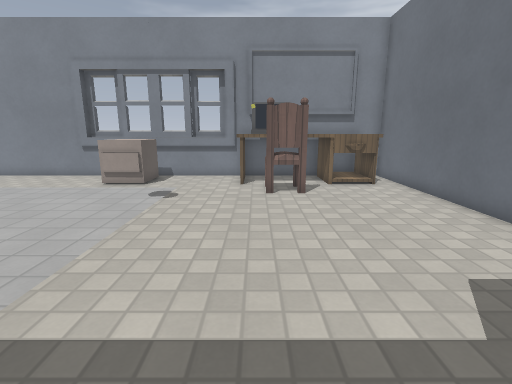
[1] (above)

16 first-person views from a walk through a 3-D level made in the Godot game engine. The camera is 1.2 m above the floor, tilts 12° down and sees 85° across. The floor is counted in squares, 0.5 m on a side. Each view is taken from the middle of a square. On the plan, view 1 faces up. The plan holds only what a view shows up to about 18 squares ahead; the rest is blank. Door leaves are left out where a doorway can be walked through. Some surface patterns are stand-ins.

[2]
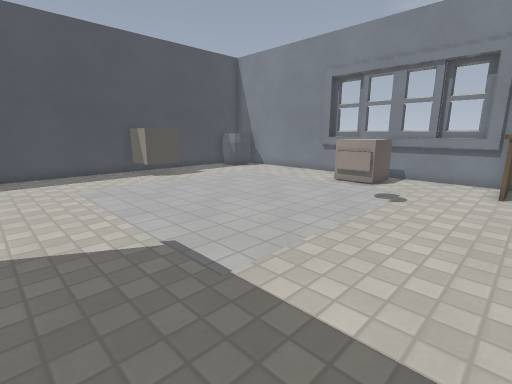

[3]
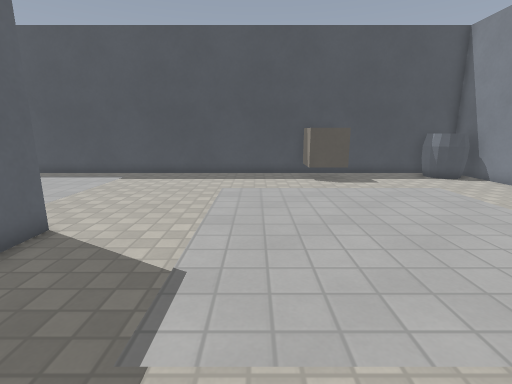

[4]
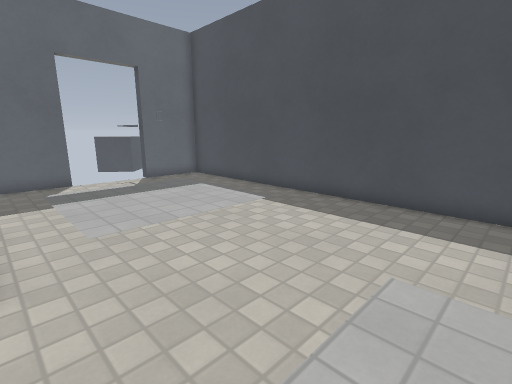

[5]
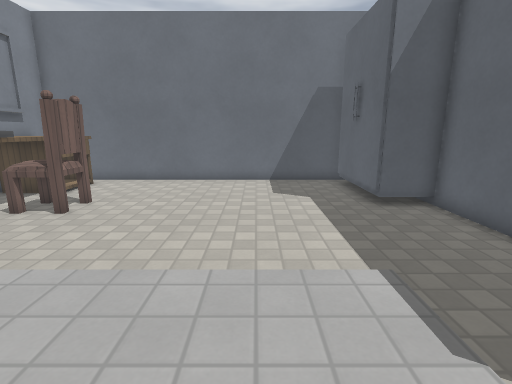

[6]
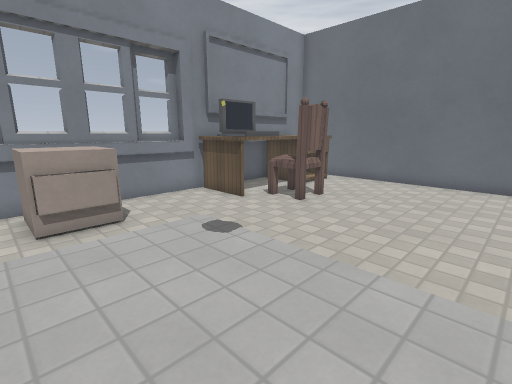

[7]
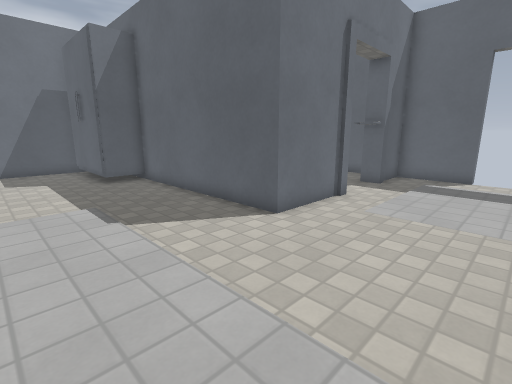

[8]
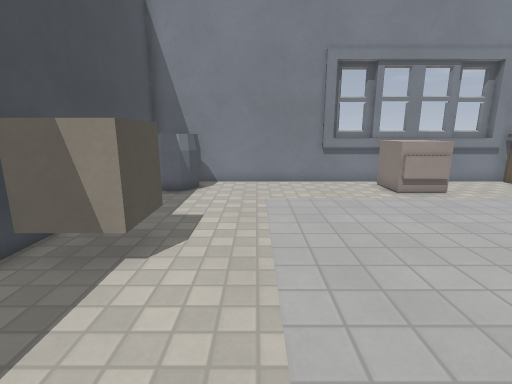

[9]
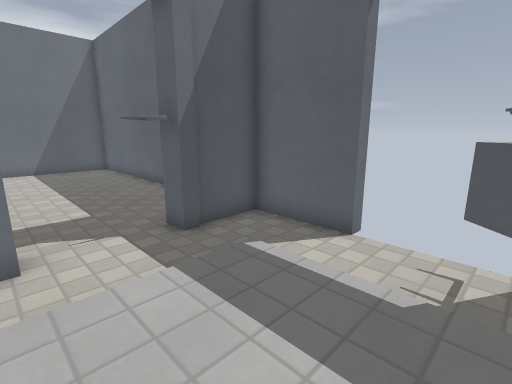

[10]
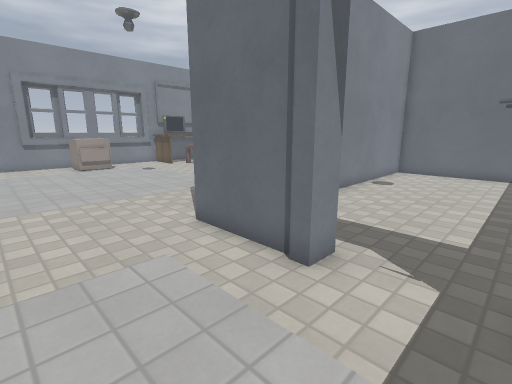

[11]
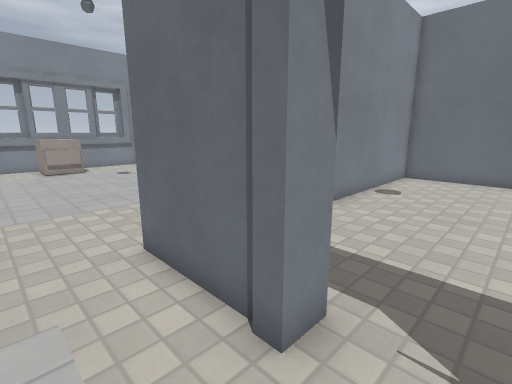

[12]
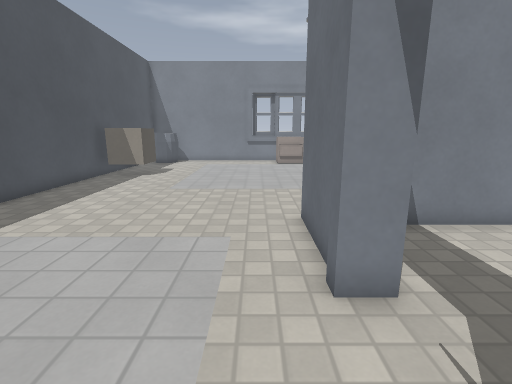

[13]
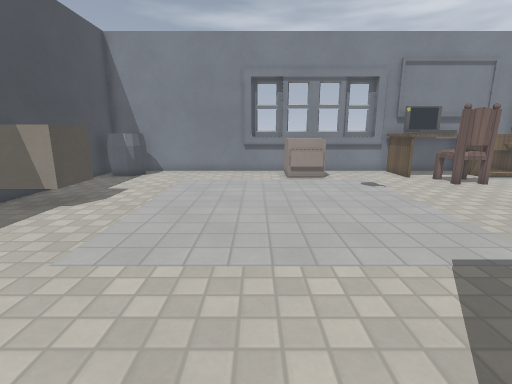

[14]
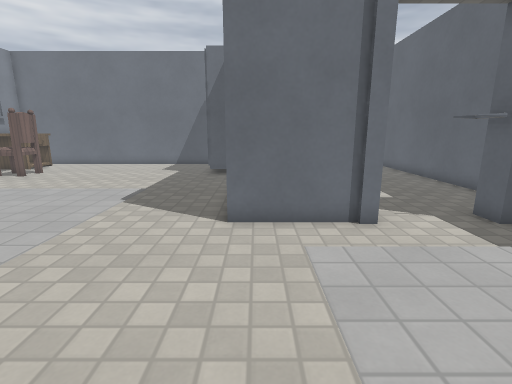

[15]
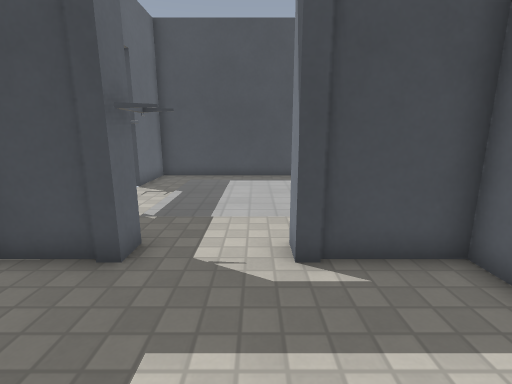

[16]
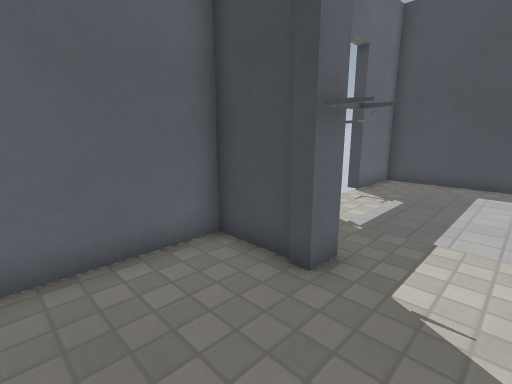

### Floor plan
Points are (right, up) in squares from view 1. A wall is a line through its corners. A room is listed if a view was taken in it or the views show most of it. See-through windows are left out.
Room 1 (views 1, 2, 3, 4, 5, 6, 7, 8, 9, 10, 11, 12, 13, 14)
walls: (-7.7, -5.3) (-7.7, -1.2) (1.5, -1.2) (1.5, 0.8) (6.2, 0.8); (-7.3, 16.1) (-9.3, 16.1); (-1.1, 15.7) (-9.8, 15.7); (-15.8, 13.5) (-16.2, 13.3); (-16, 13.4) (-16.6, 13.3); (-1.6, 16.1) (-3.6, 16.1); (-15.4, 14.2) (-15.9, 13.4); (-16.4, 13.3) (-16.8, 13.4); (-15.4, 14.5) (-15.5, 14); (-15.5, 14.7) (-15.4, 14.3); (1.5, 14.8) (0.4, 14.8); (-7.7, -8.4) (-7.7, -7.5); (6.9, 0.5) (6.9, 15.8) (-17, 15.8); (-17.9, 15) (-17.9, -11.3) (-14.7, -11.3); (-11, -11.3) (-7.7, -11.3) (-7.7, -8.5); (-14.2, -11) (-13.4, -11)
ways out: door at (-7.4, -6.8) to room 2; door at (-12.3, -11.4); door at (4, 1)
objects: block (-17, 7) to (-15, 9); other object (-7, 13) to (-5, 15); table (-1, 13) to (0, 15); chair (0, 11) to (2, 13); table (2, 13) to (6, 15)
Room 2 (views 15, 16)
walls: (-6.8, -7.6) (-6.7, -8.3); (-7, -8.5) (-7, -11.3) (5.9, -11.3); (-7.7, -7.5) (-7.7, -8.2); (6.9, -10.4) (6.9, -1.9) (-7, -1.9) (-7, -5.3)
ways out: door at (-7.4, -6.8) to room 1

Positions as (right, up) in squares from view 1, and headings:
1: (0, 0), facing up
2: (0, 0), facing up-left
3: (-1, 4), facing left
4: (-8, 4), facing down-left
5: (-8, 5), facing right
6: (-8, 5), facing up-right
7: (-13, 5), facing down-right
8: (-13, 2), facing up
9: (-14, -5), facing down-right
10: (-12, -8), facing up-right
11: (-10, -7), facing up-right
12: (-9, -9), facing up
13: (-9, -2), facing up
14: (-15, -2), facing right
15: (-2, -6), facing left
16: (-3, -6), facing down-left
